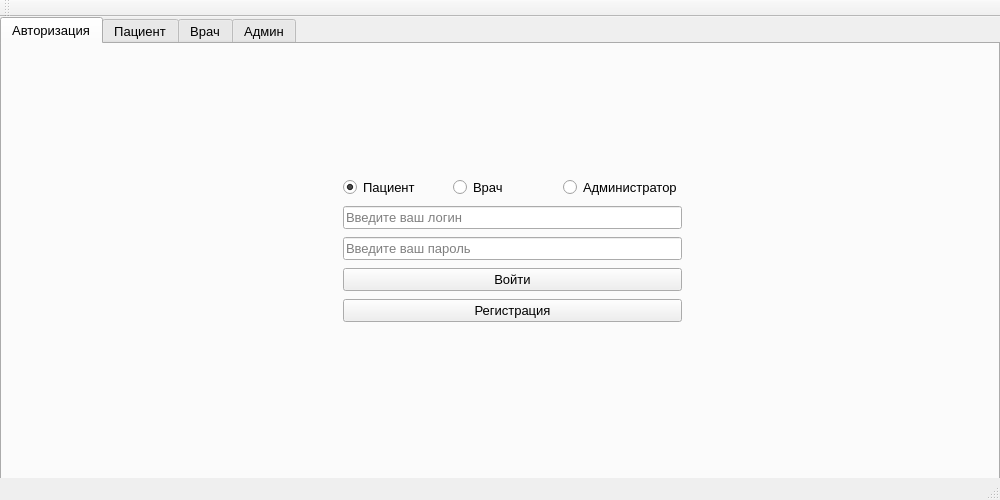
<?xml version="1.0" encoding="UTF-8"?>
<ui version="4.0">
 <class>MainWindow</class>
 <widget class="QMainWindow" name="MainWindow">
  <property name="geometry">
   <rect>
    <x>0</x>
    <y>0</y>
    <width>1000</width>
    <height>500</height>
   </rect>
  </property>
  <property name="minimumSize">
   <size>
    <width>1000</width>
    <height>500</height>
   </size>
  </property>
  <property name="maximumSize">
   <size>
    <width>1000</width>
    <height>500</height>
   </size>
  </property>
  <property name="windowTitle">
   <string>MainWindow</string>
  </property>
  <widget class="QWidget" name="centralWidget">
   <widget class="QTabWidget" name="tabWidget">
    <property name="geometry">
     <rect>
      <x>0</x>
      <y>0</y>
      <width>1000</width>
      <height>500</height>
     </rect>
    </property>
    <property name="font">
     <font>
      <pointsize>10</pointsize>
     </font>
    </property>
    <property name="currentIndex">
     <number>0</number>
    </property>
    <widget class="QWidget" name="tab">
     <attribute name="title">
      <string>Авторизация</string>
     </attribute>
     <widget class="QWidget" name="verticalLayoutWidget">
      <property name="geometry">
       <rect>
        <x>330</x>
        <y>120</y>
        <width>361</width>
        <height>174</height>
       </rect>
      </property>
      <layout class="QVBoxLayout" name="verticalLayout">
       <item>
        <layout class="QHBoxLayout" name="horizontalLayout">
         <item>
          <widget class="QRadioButton" name="radioButton_user">
           <property name="text">
            <string>Пациент</string>
           </property>
           <property name="checked">
            <bool>true</bool>
           </property>
          </widget>
         </item>
         <item>
          <widget class="QRadioButton" name="radioButton_doc">
           <property name="text">
            <string>Врач</string>
           </property>
          </widget>
         </item>
         <item>
          <widget class="QRadioButton" name="radioButton_admin">
           <property name="text">
            <string>Администратор</string>
           </property>
          </widget>
         </item>
        </layout>
       </item>
       <item>
        <widget class="QLineEdit" name="lineEdit_login">
         <property name="placeholderText">
          <string>Введите ваш логин</string>
         </property>
        </widget>
       </item>
       <item>
        <widget class="QLineEdit" name="lineEdit_password">
         <property name="echoMode">
          <enum>QLineEdit::Password</enum>
         </property>
         <property name="placeholderText">
          <string>Введите ваш пароль</string>
         </property>
        </widget>
       </item>
       <item>
        <widget class="QPushButton" name="pushButton_enter">
         <property name="text">
          <string>Войти</string>
         </property>
        </widget>
       </item>
       <item>
        <widget class="QPushButton" name="pushButton_toReg">
         <property name="text">
          <string>Регистрация</string>
         </property>
        </widget>
       </item>
      </layout>
     </widget>
    </widget>
    <widget class="QWidget" name="tab_2">
     <attribute name="title">
      <string>Пациент</string>
     </attribute>
     <widget class="QStackedWidget" name="stackedWidget_user">
      <property name="geometry">
       <rect>
        <x>0</x>
        <y>0</y>
        <width>991</width>
        <height>411</height>
       </rect>
      </property>
      <property name="frameShape">
       <enum>QFrame::Box</enum>
      </property>
      <property name="currentIndex">
       <number>2</number>
      </property>
      <widget class="QWidget" name="page">
       <widget class="QLabel" name="label_2">
        <property name="geometry">
         <rect>
          <x>1</x>
          <y>1</y>
          <width>981</width>
          <height>191</height>
         </rect>
        </property>
        <property name="font">
         <font>
          <pointsize>13</pointsize>
         </font>
        </property>
        <property name="text">
         <string>Ваш профиль</string>
        </property>
        <property name="alignment">
         <set>Qt::AlignCenter</set>
        </property>
       </widget>
       <widget class="QLabel" name="label_3">
        <property name="geometry">
         <rect>
          <x>20</x>
          <y>200</y>
          <width>471</width>
          <height>41</height>
         </rect>
        </property>
        <property name="text">
         <string>Ваш полис</string>
        </property>
       </widget>
       <widget class="QLineEdit" name="lineEdit_polis">
        <property name="geometry">
         <rect>
          <x>490</x>
          <y>200</y>
          <width>451</width>
          <height>41</height>
         </rect>
        </property>
        <property name="readOnly">
         <bool>true</bool>
        </property>
       </widget>
       <widget class="QPushButton" name="pushButton_toRecord">
        <property name="geometry">
         <rect>
          <x>20</x>
          <y>250</y>
          <width>921</width>
          <height>41</height>
         </rect>
        </property>
        <property name="text">
         <string>Записаться ко врачу</string>
        </property>
       </widget>
       <widget class="QPushButton" name="pushButton_toRecommendation">
        <property name="geometry">
         <rect>
          <x>20</x>
          <y>300</y>
          <width>921</width>
          <height>41</height>
         </rect>
        </property>
        <property name="text">
         <string>Рекомендации врачей</string>
        </property>
       </widget>
       <widget class="QPushButton" name="pushButton_toHistory">
        <property name="geometry">
         <rect>
          <x>20</x>
          <y>350</y>
          <width>921</width>
          <height>41</height>
         </rect>
        </property>
        <property name="text">
         <string>История записей</string>
        </property>
       </widget>
      </widget>
      <widget class="QWidget" name="page_2">
       <widget class="QTableWidget" name="tableWidget">
        <property name="geometry">
         <rect>
          <x>189</x>
          <y>56</y>
          <width>791</width>
          <height>341</height>
         </rect>
        </property>
        <column>
         <property name="text">
          <string>Врач</string>
         </property>
        </column>
        <column>
         <property name="text">
          <string>Специальность</string>
         </property>
        </column>
        <column>
         <property name="text">
          <string>Отзывы</string>
         </property>
        </column>
        <column>
         <property name="text">
          <string>Записаться</string>
         </property>
        </column>
       </widget>
       <widget class="QLabel" name="label_date">
        <property name="geometry">
         <rect>
          <x>190</x>
          <y>10</y>
          <width>791</width>
          <height>31</height>
         </rect>
        </property>
        <property name="text">
         <string>Дата</string>
        </property>
        <property name="alignment">
         <set>Qt::AlignCenter</set>
        </property>
       </widget>
       <widget class="QDateEdit" name="dateEdit">
        <property name="geometry">
         <rect>
          <x>10</x>
          <y>105</y>
          <width>171</width>
          <height>41</height>
         </rect>
        </property>
        <property name="maximumDate">
         <date>
          <year>2023</year>
          <month>12</month>
          <day>31</day>
         </date>
        </property>
       </widget>
       <widget class="QLabel" name="label">
        <property name="geometry">
         <rect>
          <x>10</x>
          <y>10</y>
          <width>131</width>
          <height>31</height>
         </rect>
        </property>
        <property name="text">
         <string>Записаться ко врачу</string>
        </property>
       </widget>
       <widget class="QComboBox" name="comboBox_specialization">
        <property name="geometry">
         <rect>
          <x>10</x>
          <y>200</y>
          <width>171</width>
          <height>51</height>
         </rect>
        </property>
        <item>
         <property name="text">
          <string>Выберите специальность</string>
         </property>
        </item>
       </widget>
       <widget class="QPushButton" name="pushButton_search">
        <property name="geometry">
         <rect>
          <x>10</x>
          <y>305</y>
          <width>171</width>
          <height>41</height>
         </rect>
        </property>
        <property name="text">
         <string>Поиск</string>
        </property>
       </widget>
       <widget class="QLineEdit" name="lineEdit_search">
        <property name="geometry">
         <rect>
          <x>10</x>
          <y>60</y>
          <width>171</width>
          <height>41</height>
         </rect>
        </property>
        <property name="placeholderText">
         <string>Введите фамилию врача</string>
        </property>
       </widget>
       <widget class="QPushButton" name="pushButton_back">
        <property name="geometry">
         <rect>
          <x>10</x>
          <y>355</y>
          <width>171</width>
          <height>41</height>
         </rect>
        </property>
        <property name="text">
         <string>Назад</string>
        </property>
       </widget>
      </widget>
      <widget class="QWidget" name="page_3">
       <widget class="QTableWidget" name="tableWidget_recommendation">
        <property name="geometry">
         <rect>
          <x>11</x>
          <y>1</y>
          <width>971</width>
          <height>341</height>
         </rect>
        </property>
        <attribute name="horizontalHeaderStretchLastSection">
         <bool>true</bool>
        </attribute>
        <column>
         <property name="text">
          <string>Дата приема</string>
         </property>
        </column>
        <column>
         <property name="text">
          <string>Врач</string>
         </property>
        </column>
        <column>
         <property name="text">
          <string>Специальность</string>
         </property>
        </column>
        <column>
         <property name="text">
          <string>Рекомендация</string>
         </property>
        </column>
       </widget>
       <widget class="QPushButton" name="pushButton_back_2">
        <property name="geometry">
         <rect>
          <x>10</x>
          <y>350</y>
          <width>971</width>
          <height>41</height>
         </rect>
        </property>
        <property name="text">
         <string>Назад</string>
        </property>
       </widget>
      </widget>
      <widget class="QWidget" name="page_4">
       <widget class="QTableWidget" name="tableWidget_records">
        <property name="geometry">
         <rect>
          <x>11</x>
          <y>1</y>
          <width>971</width>
          <height>331</height>
         </rect>
        </property>
        <column>
         <property name="text">
          <string>Дата приема</string>
         </property>
        </column>
        <column>
         <property name="text">
          <string>Время</string>
         </property>
        </column>
        <column>
         <property name="text">
          <string>Врач</string>
         </property>
        </column>
        <column>
         <property name="text">
          <string>Специальность</string>
         </property>
        </column>
        <column>
         <property name="text">
          <string>Действие</string>
         </property>
        </column>
       </widget>
       <widget class="QPushButton" name="pushButton_back_3">
        <property name="geometry">
         <rect>
          <x>10</x>
          <y>340</y>
          <width>971</width>
          <height>41</height>
         </rect>
        </property>
        <property name="text">
         <string>Назад</string>
        </property>
       </widget>
      </widget>
     </widget>
    </widget>
    <widget class="QWidget" name="tab_3">
     <attribute name="title">
      <string>Врач</string>
     </attribute>
     <widget class="QStackedWidget" name="stackedWidget_doctor">
      <property name="geometry">
       <rect>
        <x>310</x>
        <y>40</y>
        <width>501</width>
        <height>341</height>
       </rect>
      </property>
      <property name="frameShape">
       <enum>QFrame::Box</enum>
      </property>
      <property name="currentIndex">
       <number>1</number>
      </property>
      <widget class="QWidget" name="page_7">
       <widget class="QWidget" name="verticalLayoutWidget_10">
        <property name="geometry">
         <rect>
          <x>0</x>
          <y>0</y>
          <width>391</width>
          <height>341</height>
         </rect>
        </property>
        <layout class="QVBoxLayout" name="verticalLayout_10">
         <item>
          <widget class="QLabel" name="label_6">
           <property name="font">
            <font>
             <pointsize>13</pointsize>
            </font>
           </property>
           <property name="text">
            <string>Врач</string>
           </property>
           <property name="alignment">
            <set>Qt::AlignCenter</set>
           </property>
          </widget>
         </item>
         <item>
          <widget class="QPushButton" name="pushButton_toSetDay">
           <property name="text">
            <string>Рабочие дни</string>
           </property>
          </widget>
         </item>
         <item>
          <widget class="QPushButton" name="pushButton_toReceptions">
           <property name="text">
            <string>Ваши приемы</string>
           </property>
          </widget>
         </item>
        </layout>
       </widget>
      </widget>
      <widget class="QWidget" name="page_8">
       <widget class="QWidget" name="verticalLayoutWidget_11">
        <property name="geometry">
         <rect>
          <x>0</x>
          <y>0</y>
          <width>391</width>
          <height>341</height>
         </rect>
        </property>
        <layout class="QVBoxLayout" name="verticalLayout_11">
         <item>
          <widget class="QLabel" name="label_7">
           <property name="font">
            <font>
             <pointsize>12</pointsize>
            </font>
           </property>
           <property name="text">
            <string>Ваши рабочие дни</string>
           </property>
           <property name="alignment">
            <set>Qt::AlignCenter</set>
           </property>
          </widget>
         </item>
         <item>
          <widget class="QTableWidget" name="tableWidget_days">
           <property name="font">
            <font>
             <pointsize>10</pointsize>
            </font>
           </property>
           <attribute name="horizontalHeaderStretchLastSection">
            <bool>true</bool>
           </attribute>
           <column>
            <property name="text">
             <string>Дата</string>
            </property>
           </column>
          </widget>
         </item>
         <item>
          <layout class="QHBoxLayout" name="horizontalLayout_6">
           <item>
            <widget class="QDateEdit" name="dateEdit_work">
             <property name="maximumDateTime">
              <datetime>
               <hour>11</hour>
               <minute>59</minute>
               <second>59</second>
               <year>2023</year>
               <month>12</month>
               <day>31</day>
              </datetime>
             </property>
            </widget>
           </item>
           <item>
            <widget class="QPushButton" name="pushButton_addDay">
             <property name="text">
              <string>Добавить</string>
             </property>
            </widget>
           </item>
          </layout>
         </item>
         <item>
          <widget class="QPushButton" name="pushButton_Back">
           <property name="text">
            <string>Назад</string>
           </property>
          </widget>
         </item>
        </layout>
       </widget>
      </widget>
      <widget class="QWidget" name="page_9">
       <widget class="QPushButton" name="pushButton_Back_2">
        <property name="geometry">
         <rect>
          <x>0</x>
          <y>290</y>
          <width>500</width>
          <height>40</height>
         </rect>
        </property>
        <property name="text">
         <string>Назад</string>
        </property>
       </widget>
       <widget class="QLabel" name="label_8">
        <property name="geometry">
         <rect>
          <x>1</x>
          <y>1</y>
          <width>500</width>
          <height>22</height>
         </rect>
        </property>
        <property name="font">
         <font>
          <pointsize>12</pointsize>
         </font>
        </property>
        <property name="text">
         <string>Приемы</string>
        </property>
        <property name="alignment">
         <set>Qt::AlignCenter</set>
        </property>
       </widget>
       <widget class="QTableWidget" name="tableWidget_reception">
        <property name="geometry">
         <rect>
          <x>1</x>
          <y>29</y>
          <width>501</width>
          <height>261</height>
         </rect>
        </property>
        <column>
         <property name="text">
          <string>Пациент</string>
         </property>
        </column>
        <column>
         <property name="text">
          <string>Возраст</string>
         </property>
        </column>
        <column>
         <property name="text">
          <string>Дата</string>
         </property>
        </column>
        <column>
         <property name="text">
          <string>Время</string>
         </property>
        </column>
        <column>
         <property name="text">
          <string>Действие</string>
         </property>
        </column>
       </widget>
      </widget>
     </widget>
    </widget>
    <widget class="QWidget" name="tab_4">
     <attribute name="title">
      <string>Админ</string>
     </attribute>
     <widget class="QStackedWidget" name="stackedWidget_admin">
      <property name="geometry">
       <rect>
        <x>330</x>
        <y>30</y>
        <width>551</width>
        <height>331</height>
       </rect>
      </property>
      <property name="frameShape">
       <enum>QFrame::Box</enum>
      </property>
      <property name="currentIndex">
       <number>1</number>
      </property>
      <widget class="QWidget" name="page_5">
       <widget class="QPushButton" name="pushButton_toRegAdmin">
        <property name="geometry">
         <rect>
          <x>1</x>
          <y>272</y>
          <width>157</width>
          <height>26</height>
         </rect>
        </property>
        <property name="text">
         <string>Зарегистрировать врача</string>
        </property>
       </widget>
       <widget class="QLabel" name="label_4">
        <property name="geometry">
         <rect>
          <x>1</x>
          <y>1</y>
          <width>113</width>
          <height>22</height>
         </rect>
        </property>
        <property name="font">
         <font>
          <pointsize>12</pointsize>
         </font>
        </property>
        <property name="text">
         <string>Администратор</string>
        </property>
        <property name="alignment">
         <set>Qt::AlignCenter</set>
        </property>
       </widget>
       <widget class="QPushButton" name="pushButton_toDoctors">
        <property name="geometry">
         <rect>
          <x>1</x>
          <y>304</y>
          <width>80</width>
          <height>26</height>
         </rect>
        </property>
        <property name="text">
         <string>Врачи</string>
        </property>
       </widget>
      </widget>
      <widget class="QWidget" name="page_6">
       <widget class="QPushButton" name="pushButton_back_4">
        <property name="geometry">
         <rect>
          <x>0</x>
          <y>290</y>
          <width>520</width>
          <height>30</height>
         </rect>
        </property>
        <property name="text">
         <string>Назад</string>
        </property>
       </widget>
       <widget class="QTableWidget" name="tableWidget_doctors">
        <property name="geometry">
         <rect>
          <x>1</x>
          <y>29</y>
          <width>521</width>
          <height>261</height>
         </rect>
        </property>
        <property name="autoScroll">
         <bool>true</bool>
        </property>
        <attribute name="horizontalHeaderStretchLastSection">
         <bool>true</bool>
        </attribute>
        <column>
         <property name="text">
          <string>Врач</string>
         </property>
        </column>
        <column>
         <property name="text">
          <string>Специальность</string>
         </property>
        </column>
        <column>
         <property name="text">
          <string>Стоимость услуг</string>
         </property>
        </column>
        <column>
         <property name="text">
          <string>Изменить</string>
         </property>
        </column>
        <column>
         <property name="text">
          <string>Уволить</string>
         </property>
        </column>
       </widget>
       <widget class="QLabel" name="label_5">
        <property name="geometry">
         <rect>
          <x>1</x>
          <y>1</y>
          <width>520</width>
          <height>22</height>
         </rect>
        </property>
        <property name="font">
         <font>
          <pointsize>12</pointsize>
         </font>
        </property>
        <property name="text">
         <string>Увольнение</string>
        </property>
        <property name="alignment">
         <set>Qt::AlignCenter</set>
        </property>
       </widget>
      </widget>
     </widget>
    </widget>
   </widget>
  </widget>
  <widget class="QMenuBar" name="menuBar">
   <property name="geometry">
    <rect>
     <x>0</x>
     <y>0</y>
     <width>1000</width>
     <height>21</height>
    </rect>
   </property>
  </widget>
  <widget class="QToolBar" name="mainToolBar">
   <attribute name="toolBarArea">
    <enum>TopToolBarArea</enum>
   </attribute>
   <attribute name="toolBarBreak">
    <bool>false</bool>
   </attribute>
  </widget>
  <widget class="QStatusBar" name="statusBar"/>
 </widget>
 <layoutdefault spacing="6" margin="11"/>
 <resources/>
 <connections/>
</ui>
